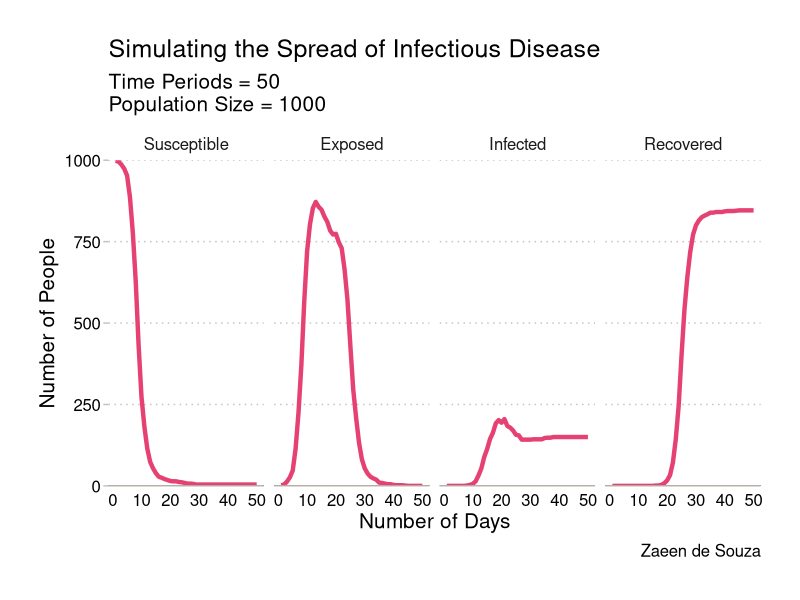

R code for this plot:
#------------------------------------------------------------------------------#
# Preliminary code for simulation (Work in Progress)
# Topic: Spread of Infectious Disease
# Date: 04-06-2021


# Things to work on still:
# 1. Changing states, I haven't figured out how to get only some people to die
# 2. Adding recoveries and re-infections
# 3. Adding some kind of vaccine after some point in time - make it harder
# to get infected
# 4. Converting it all to a function - so user can specify parameter values
#------------------------------------------------------------------------------#





#------------------------------------Setup part 0------------------------------#
# This clears the current environment - save before running this!
rm(list = ls())
#------------------------------------------------------------------------------#



# Setup pt.1: Will take just 3-5 mins to install - just needed once. Can comment out after installing.


# install.packages("tidyr", dependencies = T)
# install.packages("ggplot", dependencies = T)
# install.packages("dplyr", dependencies = T)
# install.packages("ggthemes", dependencies = T)
library(dplyr)
library(ggplot2)
library(tidyr)
library(ggthemes)
library(ggplot2)

# Setup pt.2
# This code defines the characteristics of the 1st agent, who has some sickness,and also sets the population size, and then adds the exposed agent to the broader population.

# Note:
# ID = index of the ith agent
# State = Infection Status (Susceptible = S, Exposed = E, Infected = I, Recovered = R, Dead/Dying = D)
# Meeting = P(Meeting other agents) drawn from a uniform distribution [0,1]
# TimeE = Time exposed - we will use this later on for determining who gets infected, who recovers, and who dies

Population <- 1000

Agent1 <- data.frame(
  ID = 1,
  State = "E",
  Meeting = runif(1, 0, 1),
  TimeE = 1,
  stringsAsFactors = F
)

# Making the rest of the population - already defined agent 1, so will go from i=2..., Population
for (i in 2:Population) {
  Agent2 <- data.frame(
    ID = i,
    State = "S",
    Meeting = runif(1, 0, 1),
    TimeE = 0,
    stringsAsFactors = F)
  Agent1 <- rbind(Agent1, Agent2)
}

# This sets the number of time periods - and then populates a dataframe with Time number of rows - each row is one time period.
Time <- 50
Output <- data.frame(
  S = rep(0, Time),
  E = rep(0, Time),
  I = rep(0, Time),
  R = rep(0, Time),
  D = rep(0, Time)
)


# Here, it loops across time, using the parameter values - Meeting and Population, to look at how agents meet, how many they meet, and how/whether or not their state changes
# if they come in contact with an exposed person.

# Note:
# There is a lot going on in this chunk - basically, it calculates how many other people they will meet - this is the parameter value * P(Meeting Others) + 1, where the + 1 avoids zeros - I don't want those. I also add a decision rule, where i randomize within a cut-off, which determines whether your state changes or not - this is a resistance type of parameter. The cut-off is a parameter we set - hardcoded at 0.2 for now.

for (k in 1:Time) {
  for (i in 1:Population) {
    Mix1 <- Agent1$Meeting[i]
    Meet1 <- round(Mix1 * 5, 0) + 1
    Meet2 <-
      sample(1:Population,
             Meet1,
             replace = TRUE,
             prob = Agent1$Meeting)
    for (j in 1:length(Meet2)) {
      Meet1a <- Agent1[Meet2[j],]
      if (Meet1a$State == "E") {
        Resistance1 <- runif(1, 0, 1)
        if (Resistance1 < 0.2) {
          Agent1$State[i] = "E"
        }
      }
    }
  }
  
  # I use another set of parameters here - a cut off for days exposed and transition to recovery
  StateE1 <- (1:Population)[Agent1$State == "E"]
  Agent1$TimeE[StateE1] = Agent1$TimeE[StateE1] + 1
  StateE2 <- (1:Population)[Agent1$State == "E" & Agent1$TimeE > 16]
  Agent1$State[StateE2] <- "R"
  
  # Indexing and adding those who COULD potentially fall sick. 0.2 is parameter for daily infection rate (its set high for now)
  StateE3 <- (1:Population)[Agent1$State == "E" & Agent1$TimeE > 5]
  
  for (i in StateE3) {
    # Randomising whether or not you get sick if you are exposed
    Resistance2 <- runif(1, 0, 1)
    if (Resistance2 < 0.1) {
      Agent1$State[i] <- "I"
    }
  }
  
  Output$S[k] <- length(Agent1$State[Agent1$State == "S"])
  Output$E[k] <- length(Agent1$State[Agent1$State == "E"])
  Output$I[k] <- length(Agent1$State[Agent1$State == "I"])
  Output$R[k] <- length(Agent1$State[Agent1$State == "R"])
  Output$D[k] <- length(Agent1$State[Agent1$State == "D"])
}




# Plotting the output to see what it looks like. There are a few housekeeping commands before that - we will need to run those to make the plot.

Output$Time <- seq(1:Time)

# Renaming columns to actual names
Output <- Output %>%
  rename(
    Exposed = E,
    Susceptible = S,
    Infected = I,
    Recovered = R)


# Reshaping the data, and ordering it via the factor function, so its easier to plot.
plot_data <- Output %>%
  select(Time, Susceptible, Exposed, Infected, Recovered) %>%
  gather(key = "Parameter", value = "Value", -Time)

plot_data$Parameter <- factor(plot_data$Parameter,
                              levels = c("Susceptible",
                                         "Exposed",
                                         "Infected",
                                         "Recovered"))

# Theme
my_theme <- function(base_size = 12,
                     base_family = "") {
  theme_minimal(base_size = base_size,
                base_family = base_family) %+replace%
    theme(
      panel.grid.minor = element_blank(),
      panel.grid.major.x = element_blank(),
      panel.grid.major.y  =  element_line(
        colour = "#c9c0b7",
        linetype = "dotted",
        size = .5),
      axis.ticks = element_line(size = .5, colour = "#c9c0b7"),
      axis.ticks.x = element_blank(),
      axis.line = element_line(
        size = .5,
        colour = "#c9c0b7",
        linetype = "solid"),
      axis.line.y = element_blank(),
      axis.text.y = element_text(colour = "black", 
                                 margin = margin(r = 2), hjust = 1),
      axis.text.x = element_text(colour = "black"),
      # we done here
      complete = TRUE)
}


ggplot(data = plot_data,
       aes(x = Time,
           y = Value)) +
  geom_line(size = 1.5,
            colour = "#e64173") +
  facet_grid( ~ Parameter) +
  my_theme(base_size = 15) +
  theme(plot.margin = unit(c(1, 1, 1, 1), "cm")) +
  geom_hline(yintercept = 0) +
  scale_y_continuous(expand = c(0, 0), limits = c(0,1000)) +
  xlab("Number of Days") +
  ylab("Number of People") +
  labs(
    title = "Simulating the Spread of Infectious Disease",
    subtitle = paste("Time Periods =", Time, "\nPopulation Size =", Population),
    caption = "Zaeen de Souza")

ggsave("plot1.pdf", width = 10, height = 8)
